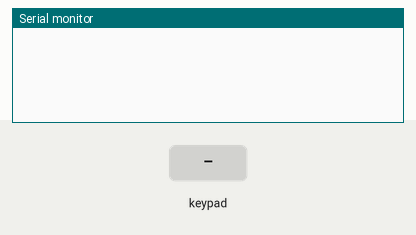
A sketch run on a simulated Arduino Uno, built with avr-gcc and run on an emulated ATmega328P. Shown: the last lines printed to the serial monitor. Wiring (inferred from the names in the program): 4×4 keypad with keys 1 2 3 A 4 5 6 B 7 8 9 C * 0 # D: rows pin 9, pin 8, pin 7, pin 6; columns pin 5, pin 4, pin 3, pin 2. Inputs (shaded band) come from the test bench.

Above: at 1.2 s.
1.3 s: key '1' pressed
At 2.5 s:
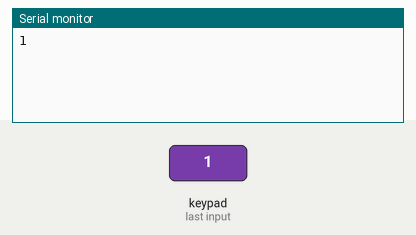
2.8 s: keypad keys 1 2 # pressed 0.4 s apart
At 4.2 s:
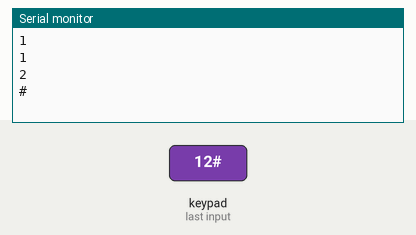
5.5 s: key 'A' pressed
At 6.7 s:
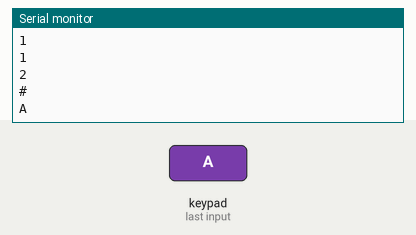
7.0 s: keypad keys 1 2 * pressed 0.4 s apart
At 8.6 s:
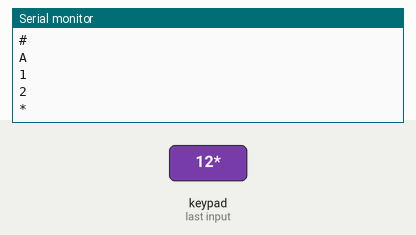
9.7 s: key 'B' pressed
At 10.1 s:
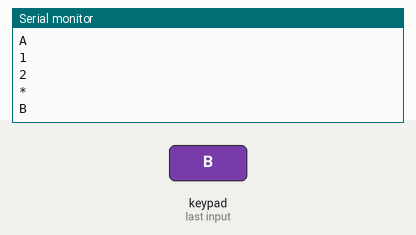
11.2 s: keypad keys 1 2 D pressed 0.4 s apart
At 13.0 s:
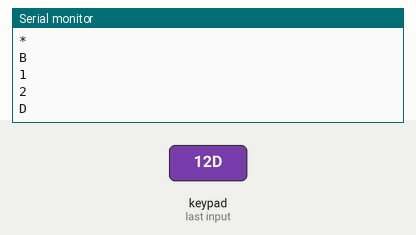

The sketch:

keypad_check.ino
```cpp
int row[4] = {9,8,7,6};
int col[4] = {5,4,3,2};
int cnt =0;

char key[4][4] = {{'1','2','3','A'},
                 {'4','5','6','B'},
                 {'7','8','9','C'},
                 {'*','0','#','D'}};
void setup() {
  // put your setup code here, to run once:
  Serial.begin(9600);
  for(int i = 0; i<4;i++){
     pinMode(col[i],INPUT_PULLUP);  //row or col을 하나는 input 하나는 output으로 해줘야한다.
     //각호실 내부풀업저항모드로 읽기 // 1이다.

 //  Serial.println( digitalRead(col[i]));  //초기에 1

    }
  for(int i=0;i<4;i++){

      pinMode(row[i],OUTPUT);
     digitalWrite(row[i],HIGH); // 각 행을 초기화로 잠금

    }
}

void loop() {
  // put your main code here, to run repeatedly:

  keypad();


}

void keypad(){

  char val = '\0';
  for(int i=0;i<4;i++){
      digitalWrite(row[i],LOW); // 해당 행 개방

    for(int k=0;k<4;k++){

   //   Serial.println( digitalRead(col[k]));

      if(!digitalRead(col[k])){ //초기에 1이었는데(input_pullup으로) 스위치를 눌러 digitalRead(col[k])==0 이 되면
     //    Serial.println( digitalRead(col[k]));  //0

        val = key[i][k]; //val 값에 키패드와 상응하는 문자를 저장하고
        }


    }

     digitalWrite(row[i],HIGH); //해당 행 잠금 안잠그면 for문을 돌면서 모든행이 다 켜져있는 상태여서 key[4][x]가 되는듯
  }

  if(val!='\0'){ //val 값에 키패드와 상응하는 문자를 저장되어 val값이 생겼으므로
    Serial.println(val);
    delay(300);

    }


}
```

Measured:
- after the input at 1.3 s, the serial monitor: prints a new line at once (image 1)
- after the input at 2.8 s, the serial monitor: prints a new line after 0.40 s (image 2)
- after the input at 5.5 s, the serial monitor: prints a new line at once (image 3)
- after the input at 7.0 s, the serial monitor: prints a new line at once (image 4)
- after the input at 9.7 s, the serial monitor: prints a new line at once (image 5)
- after the input at 11.2 s, the serial monitor: prints a new line at once (image 6)
